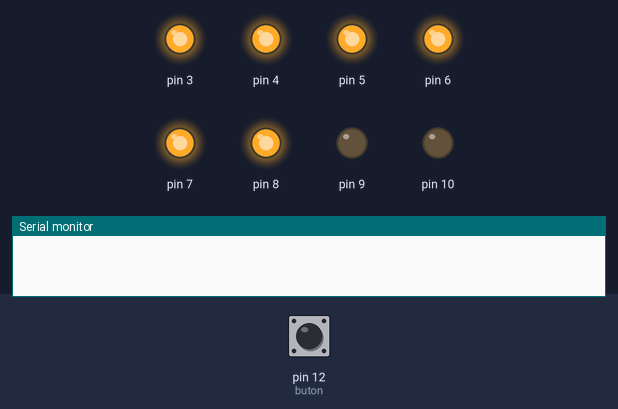
This sketch was run on a simulated Arduino Uno, built with avr-gcc and run on an emulated ATmega328P. Shown: output pins drawn as LEDs (lit = HIGH), the last lines printed to the serial monitor. Inputs (shaded band) come from the test bench; at power-on: pin 12 (buton) LOW.

Above: at 1.2 s.
1.3 s: pin 12 (buton) pulled HIGH for 0.15 s
At 1.7 s:
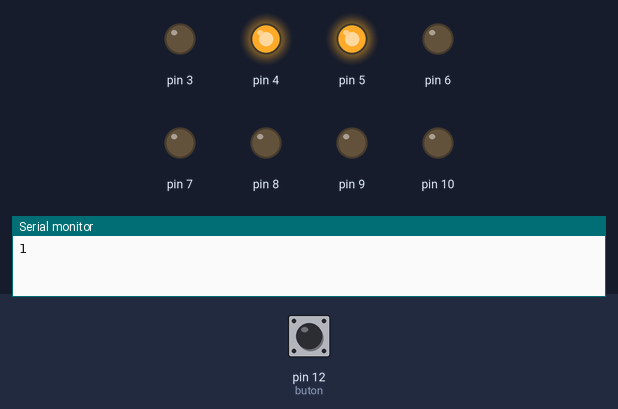
2.9 s: pin 12 (buton) pulled HIGH for 1 s
At 4.2 s:
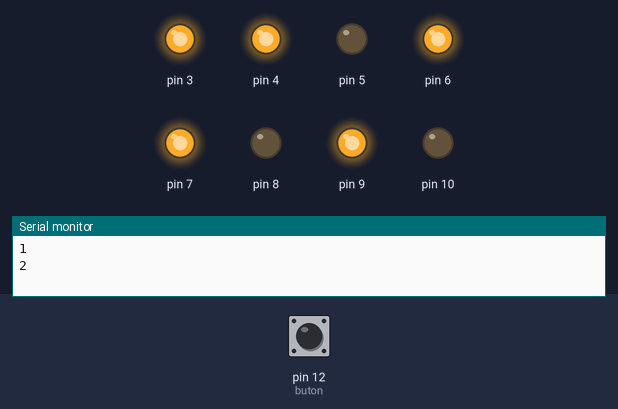
5.4 s: pin 12 (buton) pulled HIGH for 0.15 s
At 6.1 s:
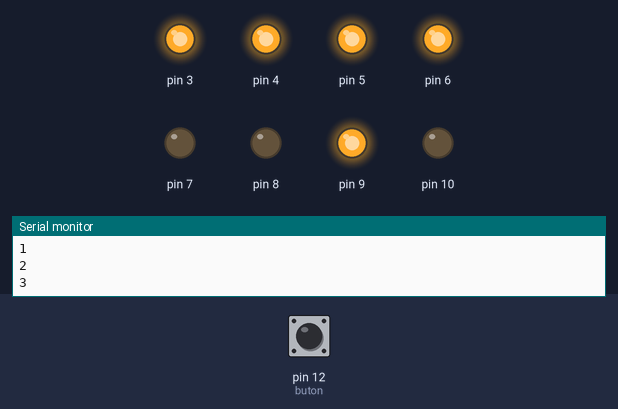
7.0 s: pin 12 (buton) pulled HIGH for 3.2 s
At 11.4 s:
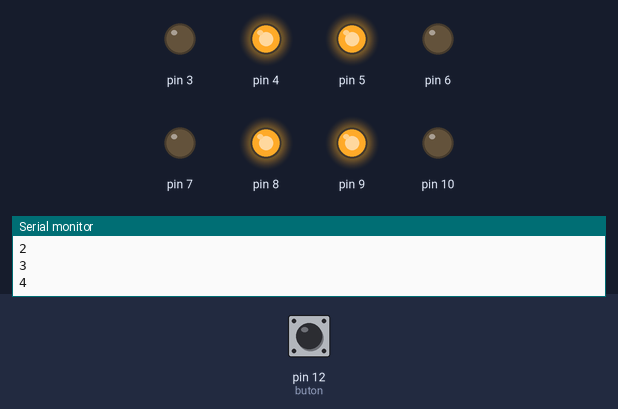
11.7 s: pin 12 (buton) pulled HIGH for 0.15 s
At 13.0 s:
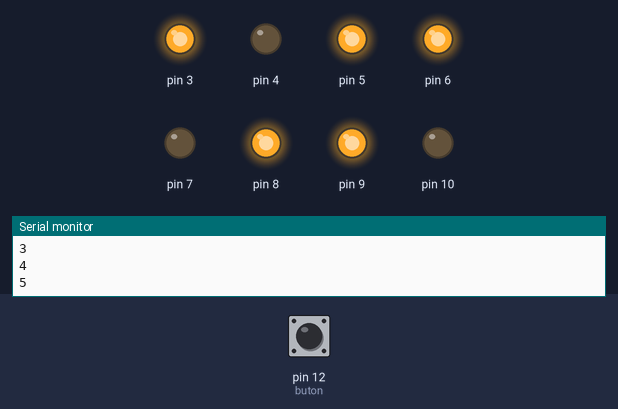
13.3 s: pin 12 (buton) pulled HIGH for 1 s
At 15.7 s:
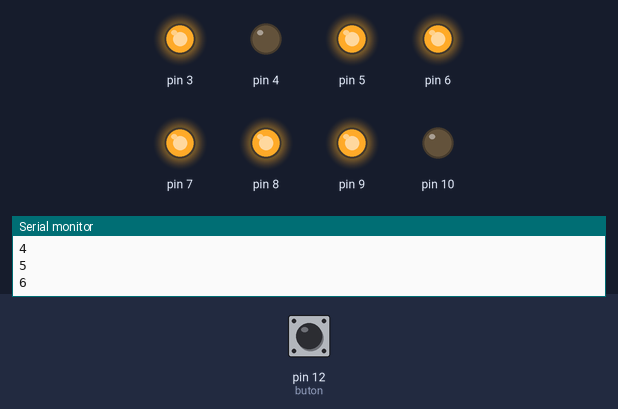
Timing chart, 0 to 16.8 s (numbered marks = the images above; inputs shaded):
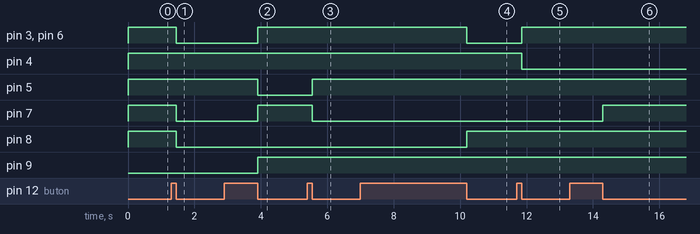

Measured:
- after the input at 1.3 s, pin 3, pin 6–8: HIGH → LOW after 0.15 s
- after the input at 2.9 s, pin 3, pin 6, pin 7, pin 9: LOW → HIGH after 1.0 s; pin 5: HIGH → LOW after 1.0 s
- after the input at 5.4 s, pin 5: LOW → HIGH after 0.15 s; pin 7: HIGH → LOW after 0.15 s
- after the input at 7.0 s, pin 3, pin 6: HIGH → LOW after 3.2 s; pin 8: LOW → HIGH after 3.2 s
- after the input at 11.7 s, pin 3, pin 6: LOW → HIGH after 0.15 s; pin 4: HIGH → LOW after 0.15 s
- after the input at 13.3 s, pin 7: LOW → HIGH after 1.0 s

The sketch:

cod2.ino
```cpp
int a=3, b=4, c=5, d=6, e=7,
 f=8,  g= 9, pd=10, sayac=0,buton=12;
int zaman=0;
int gecikme=100;
byte sayilar[16][8]={
{1,1,1,1,1,1,0,0},
{0,1,1,0,0,0,0,0},
{1,1,0,1,1,0,1,0},
{1,1,1,1,0,0,1,0},
{0,1,1,0,0,1,1,0},
{1,0,1,1,0,1,1,0},
{1,0,1,1,1,1,1,0},
{1,1,1,0,0,0,0,0},
{1,1,1,1,1,1,1,0},
{1,1,1,1,0,1,1,0},
{1,1,1,0,1,1,1,1},
{1,1,1,1,1,1,1,1},
{1,0,0,1,1,1,0,1},
{1,1,1,1,1,1,0,1},
{1,0,0,1,1,1,1,1},
{1,0,0,0,1,1,1,1}};


void setup() {
  Serial.begin(9600);

  for(int a= 3;a<=10;a++){
pinMode(a, OUTPUT);
}
pinMode(12, INPUT);
}


void loop()
 {
  if(digitalRead(buton)==1 && millis()-zaman>gecikme)
  {
    while(digitalRead(buton)){
     delay(10);
    }
     sayac++;
    zaman=millis();
     Serial.println(sayac);
  }
  for(int i=3;i<=10;i++){
digitalWrite(i,sayilar[sayac][i-3]);
   }
   if(sayac>=16)
   {
    sayac =0;
   }
}
```
